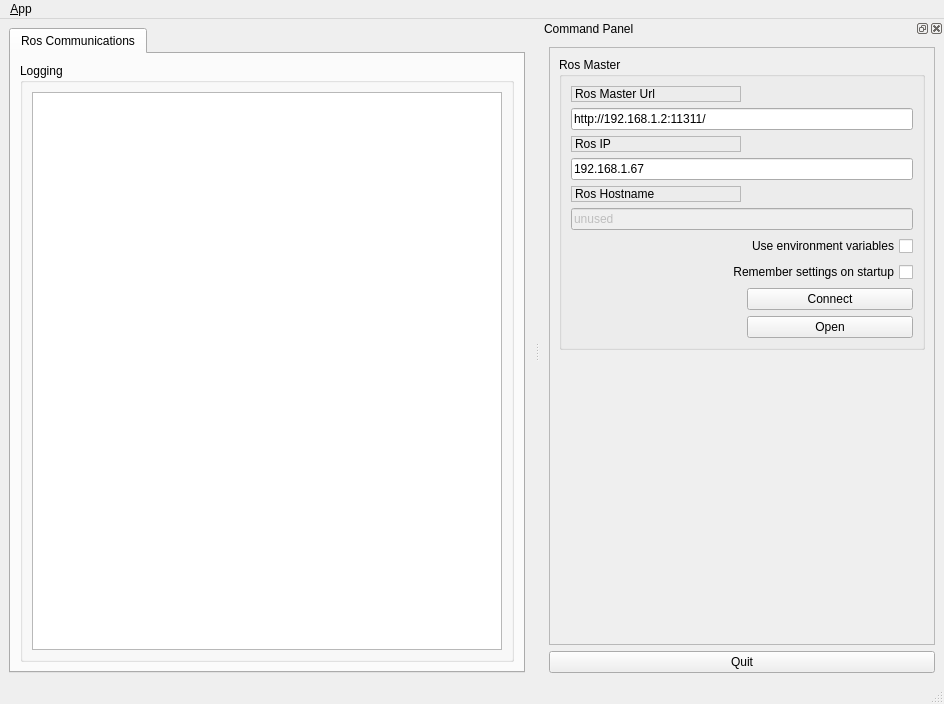
<?xml version="1.0" encoding="UTF-8"?>
<ui version="4.0">
 <class>MainWindowDesign</class>
 <widget class="QMainWindow" name="MainWindowDesign">
  <property name="geometry">
   <rect>
    <x>0</x>
    <y>0</y>
    <width>944</width>
    <height>704</height>
   </rect>
  </property>
  <property name="windowTitle">
   <string>QRosApp</string>
  </property>
  <property name="windowIcon">
   <iconset resource="../resources/images.qrc">
    <normaloff>:/images/icon.png</normaloff>:/images/icon.png</iconset>
  </property>
  <property name="locale">
   <locale language="English" country="Australia"/>
  </property>
  <widget class="QWidget" name="centralwidget">
   <layout class="QHBoxLayout">
    <item>
     <widget class="QTabWidget" name="tab_manager">
      <property name="minimumSize">
       <size>
        <width>100</width>
        <height>0</height>
       </size>
      </property>
      <property name="locale">
       <locale language="English" country="Australia"/>
      </property>
      <property name="currentIndex">
       <number>0</number>
      </property>
      <widget class="QWidget" name="tab_status">
       <attribute name="title">
        <string>Ros Communications</string>
       </attribute>
       <layout class="QVBoxLayout" name="verticalLayout_2">
        <item>
         <widget class="QGroupBox" name="groupBox_12">
          <property name="sizePolicy">
           <sizepolicy hsizetype="MinimumExpanding" vsizetype="Preferred">
            <horstretch>0</horstretch>
            <verstretch>0</verstretch>
           </sizepolicy>
          </property>
          <property name="title">
           <string>Logging</string>
          </property>
          <layout class="QGridLayout" name="gridLayout_3">
           <item row="0" column="0">
            <widget class="QListView" name="view_logging"/>
           </item>
          </layout>
         </widget>
        </item>
       </layout>
      </widget>
     </widget>
    </item>
   </layout>
  </widget>
  <widget class="QMenuBar" name="menubar">
   <property name="geometry">
    <rect>
     <x>0</x>
     <y>0</y>
     <width>944</width>
     <height>19</height>
    </rect>
   </property>
   <widget class="QMenu" name="menu_File">
    <property name="title">
     <string>&amp;App</string>
    </property>
    <addaction name="action_Preferences"/>
    <addaction name="separator"/>
    <addaction name="actionAbout"/>
    <addaction name="actionAbout_Qt"/>
    <addaction name="separator"/>
    <addaction name="action_Quit"/>
   </widget>
   <addaction name="menu_File"/>
  </widget>
  <widget class="QStatusBar" name="statusbar"/>
  <widget class="QDockWidget" name="dock_status">
   <property name="sizePolicy">
    <sizepolicy hsizetype="Minimum" vsizetype="Preferred">
     <horstretch>0</horstretch>
     <verstretch>0</verstretch>
    </sizepolicy>
   </property>
   <property name="minimumSize">
    <size>
     <width>404</width>
     <height>384</height>
    </size>
   </property>
   <property name="allowedAreas">
    <set>Qt::RightDockWidgetArea</set>
   </property>
   <property name="windowTitle">
    <string>Command Panel</string>
   </property>
   <attribute name="dockWidgetArea">
    <number>2</number>
   </attribute>
   <widget class="QWidget" name="dockWidgetContents_2">
    <layout class="QVBoxLayout" name="verticalLayout">
     <item>
      <widget class="QFrame" name="frame">
       <property name="sizePolicy">
        <sizepolicy hsizetype="Minimum" vsizetype="Preferred">
         <horstretch>0</horstretch>
         <verstretch>0</verstretch>
        </sizepolicy>
       </property>
       <property name="frameShape">
        <enum>QFrame::StyledPanel</enum>
       </property>
       <property name="frameShadow">
        <enum>QFrame::Raised</enum>
       </property>
       <layout class="QVBoxLayout" name="verticalLayout_3">
        <item>
         <widget class="QGroupBox" name="groupBox">
          <property name="title">
           <string>Ros Master</string>
          </property>
          <layout class="QGridLayout" name="gridLayout">
           <item row="3" column="0" colspan="2">
            <widget class="QLineEdit" name="line_edit_host">
             <property name="text">
              <string>192.168.1.67</string>
             </property>
            </widget>
           </item>
           <item row="4" column="0">
            <widget class="QLabel" name="label_3">
             <property name="frameShape">
              <enum>QFrame::StyledPanel</enum>
             </property>
             <property name="frameShadow">
              <enum>QFrame::Raised</enum>
             </property>
             <property name="text">
              <string>Ros Hostname</string>
             </property>
            </widget>
           </item>
           <item row="5" column="0" colspan="2">
            <widget class="QLineEdit" name="line_edit_topic">
             <property name="enabled">
              <bool>false</bool>
             </property>
             <property name="text">
              <string>unused</string>
             </property>
            </widget>
           </item>
           <item row="6" column="0" colspan="2">
            <widget class="QCheckBox" name="checkbox_use_environment">
             <property name="layoutDirection">
              <enum>Qt::RightToLeft</enum>
             </property>
             <property name="text">
              <string>Use environment variables</string>
             </property>
            </widget>
           </item>
           <item row="7" column="0" colspan="2">
            <widget class="QCheckBox" name="checkbox_remember_settings">
             <property name="layoutDirection">
              <enum>Qt::RightToLeft</enum>
             </property>
             <property name="text">
              <string>Remember settings on startup</string>
             </property>
            </widget>
           </item>
           <item row="8" column="0">
            <spacer name="horizontalSpacer">
             <property name="orientation">
              <enum>Qt::Horizontal</enum>
             </property>
             <property name="sizeHint" stdset="0">
              <size>
               <width>170</width>
               <height>21</height>
              </size>
             </property>
            </spacer>
           </item>
           <item row="8" column="1">
            <widget class="QPushButton" name="button_connect">
             <property name="enabled">
              <bool>true</bool>
             </property>
             <property name="sizePolicy">
              <sizepolicy hsizetype="MinimumExpanding" vsizetype="Fixed">
               <horstretch>0</horstretch>
               <verstretch>0</verstretch>
              </sizepolicy>
             </property>
             <property name="toolTip">
              <string>Set the target to the current joint trajectory state.</string>
             </property>
             <property name="statusTip">
              <string>Clear all waypoints and set the target to the current joint trajectory state.</string>
             </property>
             <property name="text">
              <string>Connect</string>
             </property>
            </widget>
           </item>
           <item row="1" column="0" colspan="2">
            <widget class="QLineEdit" name="line_edit_master">
             <property name="text">
              <string>http://192.168.1.2:11311/</string>
             </property>
            </widget>
           </item>
           <item row="2" column="0">
            <widget class="QLabel" name="label_2">
             <property name="frameShape">
              <enum>QFrame::StyledPanel</enum>
             </property>
             <property name="frameShadow">
              <enum>QFrame::Raised</enum>
             </property>
             <property name="text">
              <string>Ros IP</string>
             </property>
            </widget>
           </item>
           <item row="0" column="0">
            <widget class="QLabel" name="label">
             <property name="frameShape">
              <enum>QFrame::StyledPanel</enum>
             </property>
             <property name="frameShadow">
              <enum>QFrame::Raised</enum>
             </property>
             <property name="text">
              <string>Ros Master Url</string>
             </property>
            </widget>
           </item>
           <item row="9" column="1">
            <widget class="QPushButton" name="button_open">
             <property name="text">
              <string>Open</string>
             </property>
            </widget>
           </item>
          </layout>
         </widget>
        </item>
        <item>
         <spacer name="verticalSpacer_3">
          <property name="orientation">
           <enum>Qt::Vertical</enum>
          </property>
          <property name="sizeHint" stdset="0">
           <size>
            <width>20</width>
            <height>233</height>
           </size>
          </property>
         </spacer>
        </item>
       </layout>
      </widget>
     </item>
     <item>
      <widget class="QPushButton" name="quit_button">
       <property name="sizePolicy">
        <sizepolicy hsizetype="MinimumExpanding" vsizetype="Fixed">
         <horstretch>0</horstretch>
         <verstretch>0</verstretch>
        </sizepolicy>
       </property>
       <property name="text">
        <string>Quit</string>
       </property>
      </widget>
     </item>
    </layout>
   </widget>
  </widget>
  <action name="action_Quit">
   <property name="text">
    <string>&amp;Quit</string>
   </property>
   <property name="shortcut">
    <string>Ctrl+Q</string>
   </property>
   <property name="shortcutContext">
    <enum>Qt::ApplicationShortcut</enum>
   </property>
  </action>
  <action name="action_Preferences">
   <property name="text">
    <string>&amp;Preferences</string>
   </property>
  </action>
  <action name="actionAbout">
   <property name="text">
    <string>&amp;About</string>
   </property>
  </action>
  <action name="actionAbout_Qt">
   <property name="text">
    <string>About &amp;Qt</string>
   </property>
  </action>
 </widget>
 <resources>
  <include location="../resources/images.qrc"/>
 </resources>
 <connections>
  <connection>
   <sender>action_Quit</sender>
   <signal>triggered()</signal>
   <receiver>MainWindowDesign</receiver>
   <slot>close()</slot>
   <hints>
    <hint type="sourcelabel">
     <x>-1</x>
     <y>-1</y>
    </hint>
    <hint type="destinationlabel">
     <x>399</x>
     <y>299</y>
    </hint>
   </hints>
  </connection>
  <connection>
   <sender>quit_button</sender>
   <signal>clicked()</signal>
   <receiver>MainWindowDesign</receiver>
   <slot>close()</slot>
   <hints>
    <hint type="sourcelabel">
     <x>859</x>
     <y>552</y>
    </hint>
    <hint type="destinationlabel">
     <x>469</x>
     <y>299</y>
    </hint>
   </hints>
  </connection>
 </connections>
</ui>
